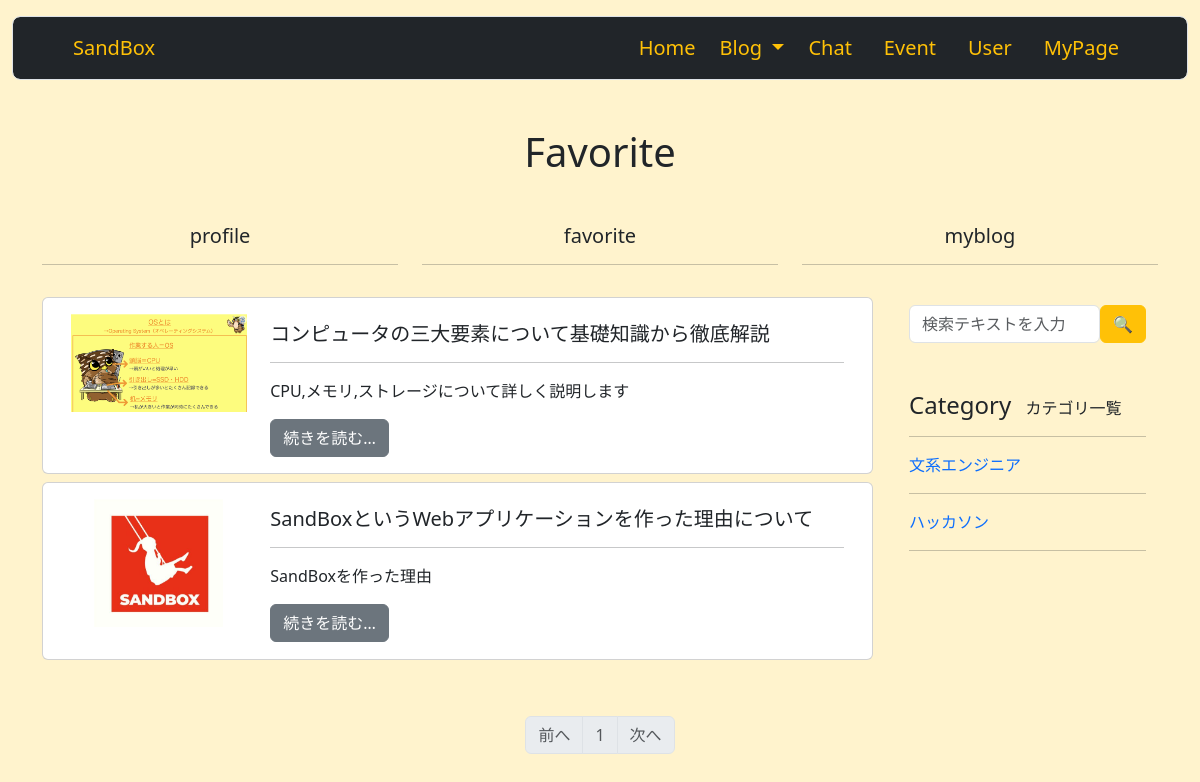
Before: /my_favorite_list (signed in) with the older database file.
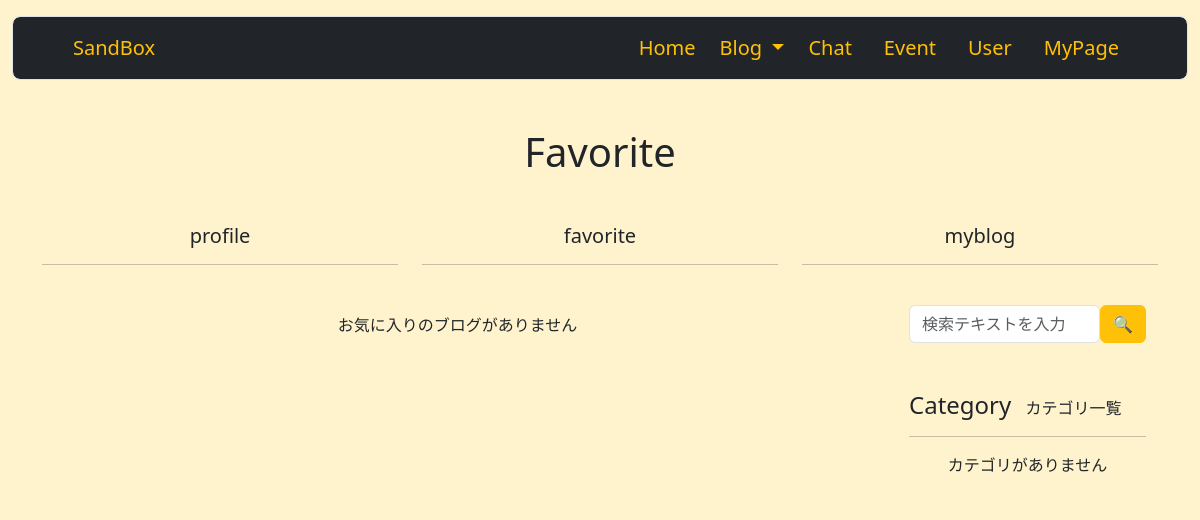
After: the same page with the newer database file.
### sandbox_system/models.py (models this page shows, shortened)
class BlogFavorite(db.Model):
    __tablename__ = 'blog_favorite'
    id = db.Column(db.Integer, primary_key=True)
    favorite_user_id = db.Column(db.Integer, db.ForeignKey('users.id'))
    blog_id = db.Column(db.Integer, db.ForeignKey('blog.id'))
    category_id = db.Column(db.Integer, db.ForeignKey('blog_category.id'))
    title = db.Column(db.String(140))
    text = db.Column(db.Text)
    summary = db.Column(db.String(140))
    image = db.Column(db.String(140))

class BlogCategory(db.Model):
    __tablename__ = 'blog_category'
    id = db.Column(db.Integer, primary_key=True)
    category = db.Column(db.String(140))
    blogs = db.relationship('Blog', backref='blogcategory', lazy='dynamic')
    otherblogs = db.relationship('OtherBlog', backref='blogcategory', lazy='dynamic')

### sandbox_system/blogs/view.py (the view)
@blogs.route('/my_favorite_list', methods=['GET', 'POST'])
@login_required
def my_favorite_list():
    form = BlogSearchForm()
    if BlogCategory.query.first():
        blog_categories = BlogCategory.query.order_by(BlogCategory.id.asc()).all()
    else:
        blog_categories = ''
    page = request.args.get('page', 1, type=int)
    if BlogFavorite.query.filter_by(favorite_user_id=current_user.id).first():
        blogs = BlogFavorite.query.filter_by(favorite_user_id=current_user.id).order_by(BlogFavorite.id.desc()).paginate(page=page, per_page=10)
    else:
        blogs = ''
    return render_template('user/my_page/my_favorite.html', form=form, blog_categories=blog_categories, blogs=blogs)

### sandbox_system/blogs/form.py
class BlogSearchForm(FlaskForm):
    searchtext = StringField('検索テキスト', validators=[DataRequired()])
    submit = SubmitField('🔍')

### sandbox_system/__init__.py (called while the page is built)
@event.listens_for(Engine, "connect")
def set_sqlite_pragma(dbapi_connection, connection_record):
    cursor = dbapi_connection.cursor()
    cursor.execute("PRAGMA foreign_keys=ON")
    cursor.close()

### sandbox_system/models.py (called while the page is built)
@login_manager.user_loader
def load_user(user_id):
    return User.query.get(user_id)

    def is_administrator(self):
        if self.administrator == '1':
            return 1
        else:
            return 0

### sandbox_system/templates/user/my_page/my_favorite.html (shortened to what the changed rows need)
{% extends 'base.html' %}
{% block content %}
    <div class="container pb-4">
        <div class="row my-3">
            <div class="col-md-6 m-auto text-center">
                {% if searchtext %}
                    <h1 class="text-center">"{{ searchtext }}"の検索結果</h1>
                {% elif blog_category %}
                    <h1 class="text-center">{{ blog_category.category }}</h1>
                {% else %}
                    <h1 class="text-center">Favorite</h1>
                {% endif %}
            </div>
        </div>
    </div>
    <div class="container">
        <div class="row">
            <div class="col-9">
                <div class="row">
                    {% if blogs %}
                    {% for blog in blogs.items %}
                    <div class="col-12 mb-2">
                        <div class="card h-100">
                            <div class="card-body" style="max-height: 15rem;">
                                <div class="container">
                                    <div class="row row-cols-auto">
                                        {% if blog.image %}
                                            <div class="col-3 mb-3" style="text-align: center;">
                                                    <img src="{{ url_for('static', filename='image/' + blog.image) }}" class="img-fluid card-image-top" style="max-height: 8rem; max-width: 11rem;">
                                            </div>
                                        {% endif %}
                                        <div class="col-9">
                                            <h5 class="card-title pt-2"><a href="{{ url_for('blogs.blog', blog_id=blog.id) }}" class="text-decoration-none text-dark">{{ blog.title }}</a></h5>
                                            <hr>
                                            <p>{{ blog.summary }}</p>
                                            <a href="{{ url_for('blogs.blog', blog_id=blog.blog_id) }}" class="btn btn-secondary">続きを読む…</a>
                                        </div>
                                    </div>
                                </div>
                            </div>
                        </div>
                    </div>
                    {% endfor %}
                    {% else %}
                    <p class="text-center my-3">お気に入りのブログがありません</p>
                    {% endif %}
                </div>
            </div>
            <div class="col-md-3">
                <div class="position-sticky mt-2" style="top: 12rem;">
                    <div class="container">
                        <h4>Category <span class="fs-6 ms-2">カテゴリ一覧</span></h4>
                        <hr>
                        {% if blog_categories %}
                        {% for blog_category in blog_categories %}
                        <ol class="list-unstyled">
                            <li>
                                <a href="{{ url_for('blogs.favorite_category_blog', blog_category_id=blog_category.id) }}" class="text-decoration-none">{{ blog_category.category }}</a>
                            </li>
                            <hr>
                        </ol>
                        {% endfor %}
                        {% else %}
                        <p class="text-center my-3">カテゴリがありません</p>
                        {% endif %}
                    </div>
                </div>
            </div>
        </div>
    </div>
    {% if blogs %}
        <nav class="my-5" aria-label="Page navigation">
            <ul class="pagination justify-content-center">
                <li {% if blogs.has_prev %} class="page-item" {%else%} class="page-item disabled" {% endif %}><a class="page-link" href="{% if blogs.has_prev %}{{ url_for('blogs.blog_list', page=blogs.prev_num) }}{% else %}#{% endif %}">前へ</a></li>
        {% for page_num in blogs.iter_pages(left_edge=1, right_edge=1, left_current=1, right_current=2) %}
            {% if page_num %}
                {% if blogs.page == page_num %}
                    <li class="page-item disabled"><a class="page-link" href="#">{{ page_num }}</a></li>
                {% else %}
                    <li class="page-item"><a class="page-link" href="{{ url_for('blogs.blog_list', page=page_num) }}">{{ page_num }}</a></li>
                {% endif %}
            {% else %}
                <li class="page-item disabled"><a class="page-link" href="#">&hellip;</a></li>
            {% endif %}
        {% endfor %}
            <li {% if blogs.has_next %} class="page-item" {% else %} class="page-item disabled" {% endif %}><a class="page-link" href="{% if blogs.has_next %}{{ url_for('blogs.blog_list',page=blogs.next_num) }}{% else %}#{% endif %}">次へ</a></li>
            </ul>
        </nav>
    {% endif %}
{% endblock %}

Changed rows visible on the page:
removed BlogFavorite: image (picture), title "コンピュータの三大要素について基礎知識から徹底解説", summary "CPU,メモリ,ストレージについて詳しく説明します"
removed BlogFavorite: image (picture), title "SandBoxというWebアプリケーションを作った理由について", summary "SandBoxを作った理由"
removed BlogCategory: category "文系エンジニア"
removed BlogCategory: category "ハッカソン"
Other visible differences:
text no longer shown: "前へ 次へ"
text now shown: "お気に入りのブログがありません カテゴリがありません"
list line gone: "1"
